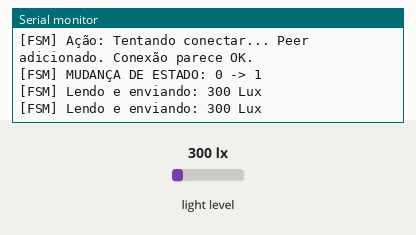
Recording of a sketch running on a simulated ESP32. Parts: the last lines printed to the serial monitor. The test bench sets the inputs (shaded band); at power-on: light level 300 lx.

Above: at 8.0 s.
8.1 s: light level set to 40 lx
At 10.1 s:
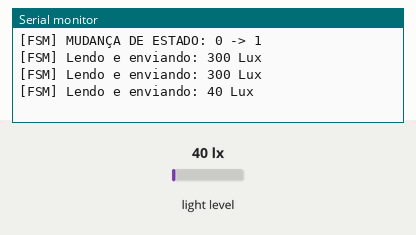
11.6 s: light level set to 500 lx
At 14.5 s:
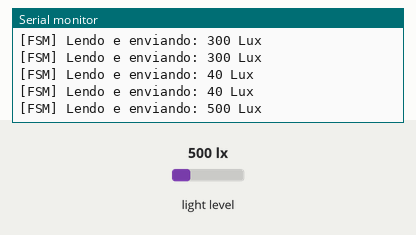
Timing chart, 0 to 16.0 s (numbered marks = the images above; inputs shaded):
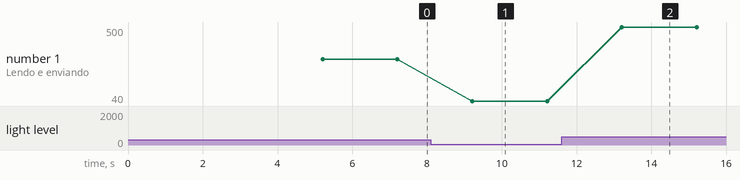

Measured:
- after the input at 8.1 s, the serial monitor: prints a new line after 1.1 s (image 1)
- after the input at 11.6 s, the serial monitor: prints a new line after 1.6 s (image 2)
- plotted number 1: 300 → 40 after the input at 8.1 s, 40 → 500 after the input at 11.6 s

The sketch:

esp32_ModS_comFreeRtos.ino
```cpp
// =================================================================
// Módulo de Sensoriamento
// =================================================================
#include <Arduino.h>
#include <Wire.h>
#include <BH1750.h>
#include <WiFi.h>
#include <esp_now.h>

// --- CONFIGURAÇÕES ---
uint8_t macAddressEscravo[] = {0x1C, 0x69, 0x20, 0xA4, 0x88, 0x94};
const long READ_INTERVAL_MS = 2000; // Intervalo entre leituras no estado ENVIANDO
const long RETRY_INTERVAL_MS = 5000; // Intervalo para tentar reconectar no estado CONECTANDO

// --- DEFINIÇÕES DA MÁQUINA DE ESTADOS ---
enum EstadosModS { SENSOR_CONECTANDO, SENSOR_ENVIANDO, NUM_ESTADOS_MOD_S };
enum EventosModS { CONEXAO_OK, FALHA_CONEXAO, TEMPO_DE_ACAO, SEM_EVENTO_S, NUM_EVENTOS_MOD_S };
enum AcoesModS { NA_S, A01_TENTAR_CONECTAR, A02_LER_E_ENVIAR };
struct TransicaoModS { EstadosModS proximoEstado; AcoesModS acao; TransicaoModS(EstadosModS p = SENSOR_CONECTANDO, AcoesModS a = NA_S) : proximoEstado(p), acao(a) {} };

// --- OBJETOS E VARIÁVEIS GLOBAIS ---
BH1750 lightMeter;
esp_now_peer_info_t peerInfo;
long lastActionTime = 0;
EstadosModS estadoAtualModS = SENSOR_CONECTANDO; // O sistema inicia tentando conectar
TransicaoModS MatrizModS[NUM_ESTADOS_MOD_S][NUM_EVENTOS_MOD_S];
volatile bool ultimoEnvioOk = true;

const int I2C_SDA_PIN = 21;
const int I2C_SCL_PIN = 22;

typedef struct struct_message { int luminosityValue; } struct_message;
struct_message myData;

// --- FUNÇÕES DA MÁQUINA DE ESTADOS ---
void inicializarMatrizModS() {
  for (int i = 0; i < NUM_ESTADOS_MOD_S; i++) {
    for (int j = 0; j < NUM_EVENTOS_MOD_S; j++) {
      MatrizModS[i][j] = TransicaoModS((EstadosModS)i, NA_S);
    }
  }
  // ESTADO "CONECTANDO": Sua principal ação é tentar conectar quando o tempo de ação é atingido
  MatrizModS[SENSOR_CONECTANDO][CONEXAO_OK]     = { SENSOR_ENVIANDO,   A02_LER_E_ENVIAR };
  MatrizModS[SENSOR_CONECTANDO][TEMPO_DE_ACAO]  = { SENSOR_CONECTANDO, A01_TENTAR_CONECTAR };

  // ESTADO "ENVIANDO": Sua principal ação é ler e enviar quando o tempo de ação é atingido
  MatrizModS[SENSOR_ENVIANDO][TEMPO_DE_ACAO]  = { SENSOR_ENVIANDO,   A02_LER_E_ENVIAR };
  MatrizModS[SENSOR_ENVIANDO][FALHA_CONEXAO]   = { SENSOR_CONECTANDO, A01_TENTAR_CONECTAR };
}

// --- CALLBACK ESP-NOW ---
void OnDataSent(const uint8_t *mac_addr, esp_now_send_status_t status) {
  ultimoEnvioOk = (status == ESP_NOW_SEND_SUCCESS);
}

// --- TAREFA FreeRTOS ---
void taskSensorStateMachine(void *pvParameters) {
  Serial.println("[FreeRTOS] Tarefa da Máquina de Estados do Sensor iniciada.");
  inicializarMatrizModS();

  for (;;) {
    // 1. GERAR EVENTO
    EventosModS evento = SEM_EVENTO_S;
    long currentTime = millis();
    long interval = (estadoAtualModS == SENSOR_ENVIANDO) ? READ_INTERVAL_MS : RETRY_INTERVAL_MS;

    if (!ultimoEnvioOk) {
      evento = FALHA_CONEXAO;
    } else if (currentTime - lastActionTime >= interval) {
      evento = TEMPO_DE_ACAO;
    } else if (estadoAtualModS == SENSOR_CONECTANDO && ultimoEnvioOk && lastActionTime != 0) {
      // Se estava conectando e o último envio (da tentativa) foi ok, transita
      evento = CONEXAO_OK;
    }

    // 2. EXECUTAR MÁQUINA DE ESTADOS
    if (evento != SEM_EVENTO_S) {
      EstadosModS estadoAnterior = estadoAtualModS;
      AcoesModS acao = MatrizModS[estadoAtualModS][evento].acao;
      estadoAtualModS = MatrizModS[estadoAtualModS][evento].proximoEstado;

      if(estadoAnterior != estadoAtualModS) {
        Serial.printf("\n[FSM] MUDANÇA DE ESTADO: %d -> %d\n", estadoAnterior, estadoAtualModS);
      }

      // Executar Ação
      switch (acao) {
        case A01_TENTAR_CONECTAR:
          Serial.print("[FSM] Ação: Tentando conectar...");
          lastActionTime = millis();
          if (esp_now_add_peer(&peerInfo) == ESP_OK) {
            Serial.println(" Peer adicionado. Conexão parece OK.");
            ultimoEnvioOk = true;
          } else {
            Serial.println(" Falha ao adicionar o peer.");
            ultimoEnvioOk = false;
          }
          break;

        case A02_LER_E_ENVIAR:
          if (lightMeter.measurementReady(true)) {
            lastActionTime = millis();
            float lux = lightMeter.readLightLevel();
            myData.luminosityValue = (int)lux;
            esp_err_t result = esp_now_send(macAddressEscravo, (uint8_t *) &myData, sizeof(myData));

            if (result == ESP_OK) {
                Serial.printf("[FSM] Lendo e enviando: %d Lux\n", myData.luminosityValue);
            } else {
                ultimoEnvioOk = false; // Dispara o evento de falha no próximo ciclo
            }
          }
          break;
      }
    }
    vTaskDelay(pdMS_TO_TICKS(200)); // Pausa cooperativa
  }
}

// --- SETUP ---
void setup() {
  Serial.begin(115200);
  Serial.println("\n--- Módulo de Sensoriamento com FSM de 2 Estados ---");

  // Inicializa Hardware
  Wire.begin(I2C_SDA_PIN, I2C_SCL_PIN);
  if (!lightMeter.begin(BH1750::CONTINUOUS_HIGH_RES_MODE)) {
    Serial.println(F("ERRO: Sensor BH1750 nao encontrado."));
    while (1) vTaskDelay(1);
  }

  // Inicializa Wi-Fi e ESP-NOW
  WiFi.mode(WIFI_STA);
  if (esp_now_init() != ESP_OK) { Serial.println("Erro ESP-NOW"); return; }
  esp_now_register_send_cb(OnDataSent);

  // Prepara informações do Peer, mas a conexão será gerenciada pela FSM
  memcpy(peerInfo.peer_addr, macAddressEscravo, 6);
  peerInfo.channel = 0;
  peerInfo.encrypt = false;

  // Cria a tarefa principal que gerencia a FSM
  xTaskCreatePinnedToCore(
      taskSensorStateMachine,
      "SensorFSM_Task",
      4096,
      NULL,
      1,
      NULL,
      0);
}

void loop() {
  vTaskDelete(NULL); // O loop principal não é usado
}
```
